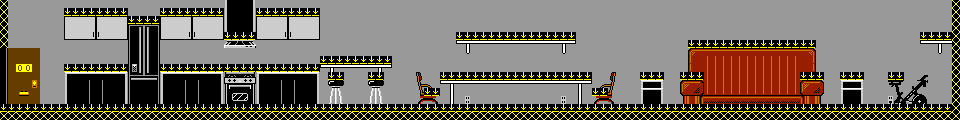

The image is a tile-based game level rendered from a .tmx file. Its description and source (layers, tilesets, objects; grid data summarised) follow:
An orthogonal 120x15 tile map with 8x8 px tiles, 5 tile layers (pal3, pal2, pal1, pal0, ...), 5 tilesets.

<map version="1.9" tiledversion="1.9.2" orientation="orthogonal" renderorder="right-down" width="120" height="15" tilewidth="8" tileheight="8" infinite="0" nextlayerid="6" nextobjectid="1">
 <editorsettings>
  <export format="csv" />
 </editorsettings>
 <tileset firstgid="1" source="../condo_tiles_bw.tsx" />
 <tileset firstgid="257" source="../condo_0.tsx" />
 <tileset firstgid="513" source="../condo_plat.tsx" />
 <tileset firstgid="769" source="../condo_1.tsx" />
 <tileset firstgid="1025" source="../condo_tiles_blue.tsx" />
 <layer id="2" name="pal3" width="120" height="15">
  <data>[1800 cells, 1800 non-empty, 109 distinct tile ids]</data>
 </layer>
 <layer id="1" name="pal2" width="120" height="15">
  <data>[1800 cells, 0 non-empty, 0 distinct tile ids]</data>
 </layer>
 <layer id="3" name="pal1" width="120" height="15">
  <data>[1800 cells, 158 non-empty, 51 distinct tile ids]</data>
 </layer>
 <layer id="4" name="pal0" width="120" height="15">
  <data>[1800 cells, 32 non-empty, 5 distinct tile ids]</data>
 </layer>
 <layer id="5" name="platform" width="120" height="15">
  <data>[1800 cells, 404 non-empty, 2 distinct tile ids]</data>
 </layer>
</map>
